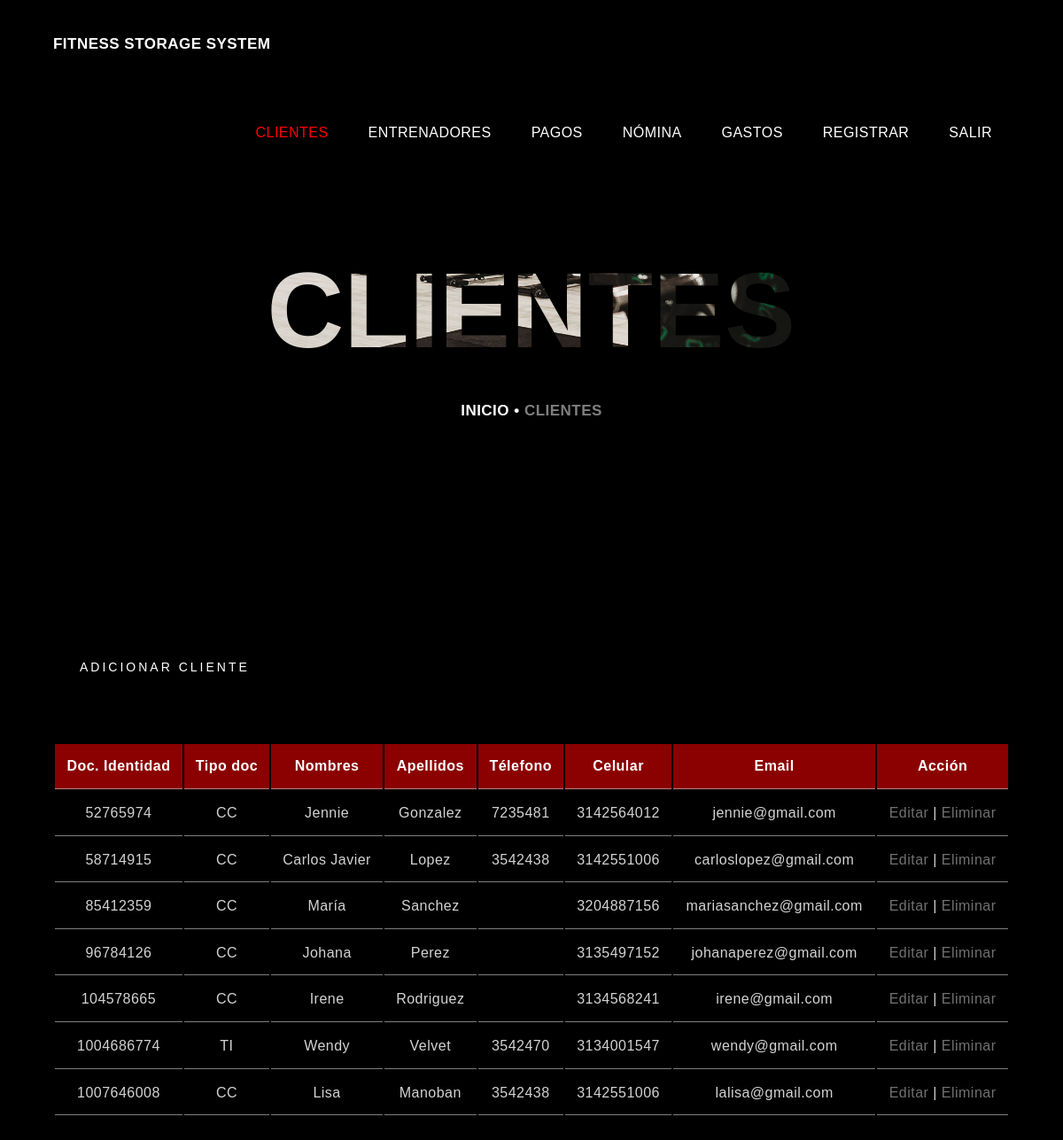
Screenshot of /php/admincrud/crudclientes/adminclientes.php with the database file from the repository.
### tables this page shows
CREATE TABLE IF NOT EXISTS `cliente` (
  `Doc_identidad` int NOT NULL,
  `Tipo_doc` varchar(2) NOT NULL,
  `Nombres` varchar(25) NOT NULL,
  `Apellidos` varchar(25) NOT NULL,
  `Tel_contacto` varchar(7) DEFAULT NULL,
  `Cel_contacto` varchar(10) NOT NULL,
  `Email` varchar(45) NOT NULL,
  PRIMARY KEY (`Doc_identidad`,`Tipo_doc`)
);

### php/admincrud/crudclientes/adminclientes.php (the view, shortened to what this page needs)
<?php
include_once("../../conexion.php");
$result = $dbConn->query("SELECT * FROM cliente");
?>
<!DOCTYPE html>
<html lang="en">
    <head>
        <link rel="stylesheet" href="../../../css/estilos.css">
    </head>
<body>
    <header>
        <div class="centrarnav">
            <div class="logo">
                FITNESS STORAGE SYSTEM
            </div>
            <nav>
                <a href="adminclientes.php"><span class="activo">CLIENTES</span></a>
                <a href="adminentrenadores.php">ENTRENADORES</a>
                <a href="adminpagos.html">PAGOS</a>
                <a href="adminnomina.html">NÓMINA</a>
                <a href="admingastos.html">GASTOS</a>
                <a href="../../login_registro/registro.php">REGISTRAR</a>
                <a href="../../login_registro/logout.php">SALIR</a>
            </nav>
        </div>
    </header>
    <div class="espaciotop contenedor">
        <div class="title2">CLIENTES</div>
        <div class="subtitle">INICIO • <span class="inactivo">CLIENTES</span></div>
    </div>
<section class="espaciotop">
<div class="centrarnav"><a href="form_adicionar.html" class="btn-neon">
                    ADICIONAR CLIENTE</a></div><br><br>
    <table class="centrarnav contenido-tabla">
        <thead>
            <tr id="tabla-crud">
                <th>Doc. Identidad</th>
                <th>Tipo doc</th>
                <th>Nombres</th>
                <th>Apellidos</th>
                <th>Télefono</th>
                <th>Celular</th>
                <th>Email</th>
                <th>Acción</th>
            </tr>
        </thead>
        <?php
        while ( $row = $result->fetch(PDO::FETCH_ASSOC) ){
            echo "<tbody>";
            echo "<tr>";
            echo "<td>" . $row['Doc_identidad'] . "</td>";
            echo "<td>" . $row['Tipo_doc'] . "</td>";
            echo "<td>" . $row['Nombres'] . "</td>";
            echo "<td>" . $row['Apellidos'] . "</td>";
            echo "<td>" . $row['Tel_contacto'] . "</td>";
            echo "<td>" . $row['Cel_contacto'] . "</td>";
            echo "<td>" . $row['Email'] . "</td>";
            echo "<td> <span class='link'><a href=\"editar.php?Doc_identidad=$row[Doc_identidad]\">Editar</a></span> | <span class='link'><a href=\"eliminar.php?Doc_identidad=$row[Doc_identidad]\"
            onClick=\"return confirm('¿Está seguro de eliminar este registro?') \">Eliminar</a></span></td>";
    }
    ?>
    </table>
</section>
        <p class="espaciobot"></p>
</body>
</html>

### css/estilos.css (style rules this page uses)
* { margin: 0; padding: 0; box-sizing: border-box; }
body { background: black; font-family: sans-serif; width:100%; height:100%; letter-spacing: 0.03em; line-height: 1.6; }
.centrarnav { width: 90%; max-width: 1300px; margin: auto; overflow: hidden; }
.activo { color:red; }
.inactivo { color:gray; }
.link a { text-decoration: red; color: rgba(211, 211, 211, 0.534); }
header { width: 100%; overflow: hidden; margin-bottom: 20px; position: fixed; background: black; }
header .logo { color: white; font-size: 17px; line-height: 100px; float: left; font-weight: 900; }
header nav { float: right; line-height: 100px; }
header nav a { display:inline-block; text-decoration: none; color: white; padding: 10px 20px; line-height: normal; }
.espaciotop { padding-top: 150px; }
.espaciobot { padding-bottom: 130px; }
.contenedor { width: 100%; max-width: 100%; text-align: center; margin-bottom: 100px; }
.subtitle { display: block; color: white; font-size: 17px; font-weight: 900; }
.title2 { font-size: 120px; font-weight: 900; -webkit-background-clip: text; -webkit-text-fill-color: transparent; background-image: url(bg_1.jpg); background-size: 90%; margin-top: 100px; background-attachment: fixed; line-height: 200px; }
p { margin-bottom: 1em; font-size: 17px; color: gray; }
.btn-neon { position: relative; display: inline-block; padding: 15px 30px; color: white; letter-spacing: 3px; font-size: 14px; font-weight: 400; text-decoration: none; overflow: hidden; transition: 0.2s; }
.contenido-tabla tr { transition: all .2s ease-in; cursor: pointer; }
.contenido-tabla tbody tr { background-color: black; color: lightgrey; text-align: left; }
.contenido-tabla th, td { padding: 12px; text-align: center; border-bottom: 1px solid rgba(221, 221, 221, 0.575); }
.contenido-tabla thead #tabla-crud { color: white; text-align: center; background-color: darkred; }
.logo { text-align: center; font-size: 3em; }

### rows the page displays
cliente: Doc_identidad "52765974", Tipo_doc "CC", Nombres "Jennie", Apellidos "Gonzalez", Tel_contacto "7235481", Cel_contacto "3142564012", Email "jennie@gmail.com"
cliente: Doc_identidad "58714915", Tipo_doc "CC", Nombres "Carlos Javier", Apellidos "Lopez", Tel_contacto "3542438", Cel_contacto "3142551006", Email "carloslopez@gmail.com"
cliente: Doc_identidad "85412359", Tipo_doc "CC", Nombres "María", Apellidos "Sanchez", Cel_contacto "3204887156", Email "mariasanchez@gmail.com"
cliente: Doc_identidad "96784126", Tipo_doc "CC", Nombres "Johana", Apellidos "Perez", Cel_contacto "3135497152", Email "johanaperez@gmail.com"
cliente: Doc_identidad "104578665", Tipo_doc "CC", Nombres "Irene", Apellidos "Rodriguez", Cel_contacto "3134568241", Email "irene@gmail.com"
cliente: Doc_identidad "1004686774", Tipo_doc "TI", Nombres "Wendy", Apellidos "Velvet", Tel_contacto "3542470", Cel_contacto "3134001547", Email "wendy@gmail.com"
cliente: Doc_identidad "1007646008", Tipo_doc "CC", Nombres "Lisa", Apellidos "Manoban", Tel_contacto "3542438", Cel_contacto "3142551006", Email "lalisa@gmail.com"
